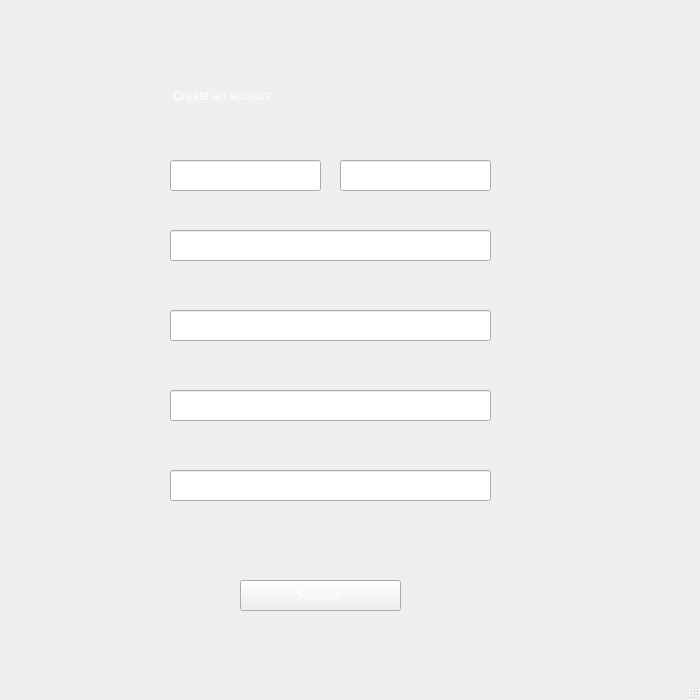
<?xml version="1.0" encoding="UTF-8"?>
<ui version="4.0">
 <class>createmanager</class>
 <widget class="QMainWindow" name="createmanager">
  <property name="geometry">
   <rect>
    <x>0</x>
    <y>0</y>
    <width>700</width>
    <height>700</height>
   </rect>
  </property>
  <property name="windowTitle">
   <string>Add Manager</string>
  </property>
  <property name="windowIcon">
   <iconset resource="Resources/addmanager.qrc">
    <normaloff>:/admin/adminiuicon.png</normaloff>:/admin/adminiuicon.png</iconset>
  </property>
  <property name="styleSheet">
   <string notr="true">background-image: url(:/admin/Free-Plain-Blue-Minimalistic-Background.jpg);
background-repeat:none;

</string>
  </property>
  <widget class="QWidget" name="centralwidget">
   <widget class="QLabel" name="label">
    <property name="geometry">
     <rect>
      <x>170</x>
      <y>80</y>
      <width>321</width>
      <height>31</height>
     </rect>
    </property>
    <property name="styleSheet">
     <string notr="true">color: rgb(255, 255, 255);
font: 14pt &quot;MS Shell Dlg 2&quot;;</string>
    </property>
    <property name="text">
     <string> Create an account</string>
    </property>
   </widget>
   <widget class="QLineEdit" name="txtuserid">
    <property name="geometry">
     <rect>
      <x>170</x>
      <y>230</y>
      <width>321</width>
      <height>31</height>
     </rect>
    </property>
    <property name="styleSheet">
     <string notr="true">font: 12pt &quot;MS Shell Dlg 2&quot;;
color: rgb(255, 255, 255);</string>
    </property>
    <property name="placeholderText">
     <string>User Id</string>
    </property>
   </widget>
   <widget class="QLineEdit" name="txtemail">
    <property name="geometry">
     <rect>
      <x>170</x>
      <y>310</y>
      <width>321</width>
      <height>31</height>
     </rect>
    </property>
    <property name="styleSheet">
     <string notr="true">font: 12pt &quot;MS Shell Dlg 2&quot;;
color: rgb(255, 255, 255);</string>
    </property>
    <property name="placeholderText">
     <string>Email</string>
    </property>
   </widget>
   <widget class="QLineEdit" name="txtpass">
    <property name="geometry">
     <rect>
      <x>170</x>
      <y>390</y>
      <width>321</width>
      <height>31</height>
     </rect>
    </property>
    <property name="styleSheet">
     <string notr="true">font: 12pt &quot;MS Shell Dlg 2&quot;;
color: rgb(255, 255, 255);</string>
    </property>
    <property name="text">
     <string/>
    </property>
    <property name="echoMode">
     <enum>QLineEdit::Password</enum>
    </property>
    <property name="placeholderText">
     <string>Password</string>
    </property>
   </widget>
   <widget class="QLineEdit" name="txtconfirmpass">
    <property name="geometry">
     <rect>
      <x>170</x>
      <y>470</y>
      <width>321</width>
      <height>31</height>
     </rect>
    </property>
    <property name="styleSheet">
     <string notr="true">font: 12pt &quot;MS Shell Dlg 2&quot;;
color: rgb(255, 255, 255);</string>
    </property>
    <property name="echoMode">
     <enum>QLineEdit::Password</enum>
    </property>
    <property name="placeholderText">
     <string>Confirm Password</string>
    </property>
   </widget>
   <widget class="QLineEdit" name="txtfirstname">
    <property name="geometry">
     <rect>
      <x>170</x>
      <y>160</y>
      <width>151</width>
      <height>31</height>
     </rect>
    </property>
    <property name="styleSheet">
     <string notr="true">font: 12pt &quot;MS Shell Dlg 2&quot;;
color: rgb(255, 255, 255);</string>
    </property>
    <property name="placeholderText">
     <string>First name</string>
    </property>
   </widget>
   <widget class="QLineEdit" name="txtlastname">
    <property name="geometry">
     <rect>
      <x>340</x>
      <y>160</y>
      <width>151</width>
      <height>31</height>
     </rect>
    </property>
    <property name="styleSheet">
     <string notr="true">font: 12pt &quot;MS Shell Dlg 2&quot;;
color: rgb(255, 255, 255);</string>
    </property>
    <property name="placeholderText">
     <string>Last name</string>
    </property>
   </widget>
   <widget class="QPushButton" name="btnregister">
    <property name="geometry">
     <rect>
      <x>240</x>
      <y>580</y>
      <width>161</width>
      <height>31</height>
     </rect>
    </property>
    <property name="styleSheet">
     <string notr="true">font: 14pt &quot;MS Shell Dlg 2&quot;;
color: rgb(255, 255, 255);</string>
    </property>
    <property name="text">
     <string>Register</string>
    </property>
   </widget>
  </widget>
  <widget class="QStatusBar" name="statusbar"/>
 </widget>
 <resources>
  <include location="Resources/addmanager.qrc"/>
 </resources>
 <connections/>
</ui>
